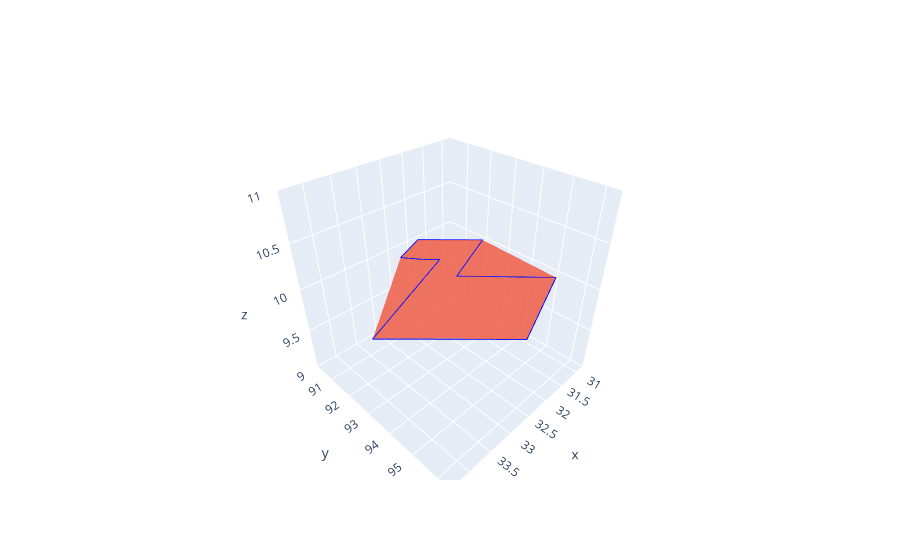

Notebook code for this chart:
### Code cell
coords = [[31.81, 90.35,10], [32.51, 90.85,10], [32.21, 91.55,10], [32.03, 91.85,10], [34.31, 93.45,10], [32.69, 96.27,10],[30.99, 95.15,10], [32.21, 92.93,10],[30.89, 91.97,10],[31.81, 90.35,10]]

create_plane(coords)

### Figure 1 — Plotly figure (JSON) as saved in the notebook; plotly's stock layout.template omitted (floating-point values rounded to 4 significant figures)
{"data": [{"marker": {"color": "blue", "size": 8}, "mode": "lines", "type": "scatter3d", "x": [31.81, 32.51, 32.21, 32.03, 34.31, 32.69, 30.99, 32.21, 30.89, 31.81], "y": [90.35, 90.85, 91.55, 91.85, 93.45, 96.27, 95.15, 92.93, 91.97, 90.35], "z": [10, 10, 10, 10, 10, 10, 10, 10, 10, 10]}, {"opacity": 0.8, "type": "mesh3d", "x": [31.81, 32.51, 32.21, 32.03, 34.31, 32.69, 30.99, 32.21, 30.89, 31.81], "y": [90.35, 90.85, 91.55, 91.85, 93.45, 96.27, 95.15, 92.93, 91.97, 90.35], "z": [10, 10, 10, 10, 10, 10, 10, 10, 10, 10]}], "layout": {}}
